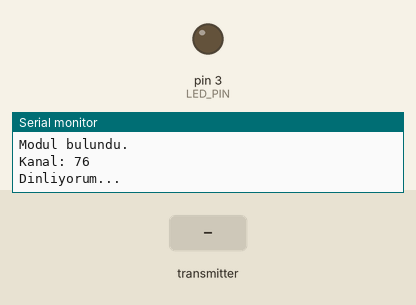
Bench run of a sketch on a simulated Arduino Uno, built with avr-gcc and run on an emulated ATmega328P. Shown: output pins drawn as LEDs (lit = HIGH), the last lines printed to the serial monitor. The inputs (shaded band) are chosen by the test bench. No radio packets arrive unless stated.

Above: at 1.2 s.
1.3 s: the transmitter starts sending ledDurum = 1
At 1.9 s:
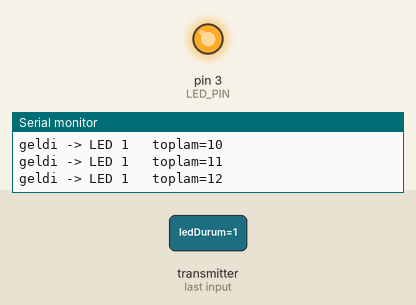
2.8 s: the transmitter starts sending ledDurum = 0
At 3.1 s:
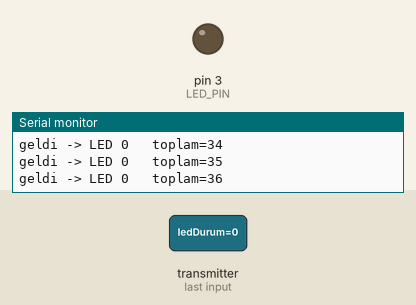
Timing chart, 0 to 5.8 s (numbered marks = the images above; inputs shaded):
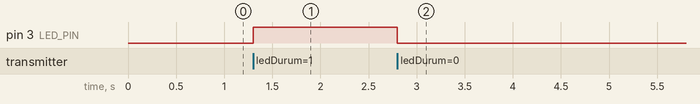

Measured:
- after the input at 1.3 s, pin 3 (LED_PIN): LOW → HIGH at once
- after the input at 2.8 s, pin 3 (LED_PIN): HIGH → LOW at once

The sketch:

joyAlici.ino
```cpp
#include <SPI.h>
#include <RF24.h>

RF24 radio(9, 10);                  // CE, CSN

const uint8_t ADRES[6] = "LED01";   // verici ile AYNI
const uint8_t KANAL    = 108;       // verici ile AYNI

const int LED_PIN = 3;

uint8_t ledDurum = 0;
unsigned long sayac = 0;
unsigned long sonHaber = 0;

void setup() {
  Serial.begin(115200);
  while (!Serial) { }
  Serial.println(F("\n=== ADIM 3 ALICI ==="));

  pinMode(LED_PIN, OUTPUT);
  digitalWrite(LED_PIN, LOW);

  if (!radio.begin()) {
    Serial.println(F("HATA: nRF24 cevap vermiyor."));
    Serial.println(F("CE=D9 CSN=D10 SCK=D13 MOSI=D11 MISO=D12, VCC=3.3V, GND ortak?"));
    while (1) { }
  }
  Serial.println(F("Modul bulundu."));

  radio.setPALevel(RF24_PA_LOW);
  radio.setDataRate(RF24_250KBPS);
  radio.setChannel(KANAL);

  radio.openReadingPipe(1, ADRES);   // 0 degil 1
  radio.startListening();

  Serial.print(F("Kanal: "));   Serial.println(radio.getChannel());
  Serial.println(F("Dinliyorum..."));
}

void loop() {
  if (radio.available()) {
    radio.read(&ledDurum, sizeof(ledDurum));
    digitalWrite(LED_PIN, ledDurum ? HIGH : LOW);

    sayac++;
    Serial.print(F("geldi -> LED "));  Serial.print(ledDurum);
    Serial.print(F("   toplam="));     Serial.println(sayac);
    sonHaber = millis();
  }

  if (millis() - sonHaber >= 2000) {
    sonHaber = millis();
    Serial.println(F("(paket yok, dinlemeye devam)"));
  }
}
```
